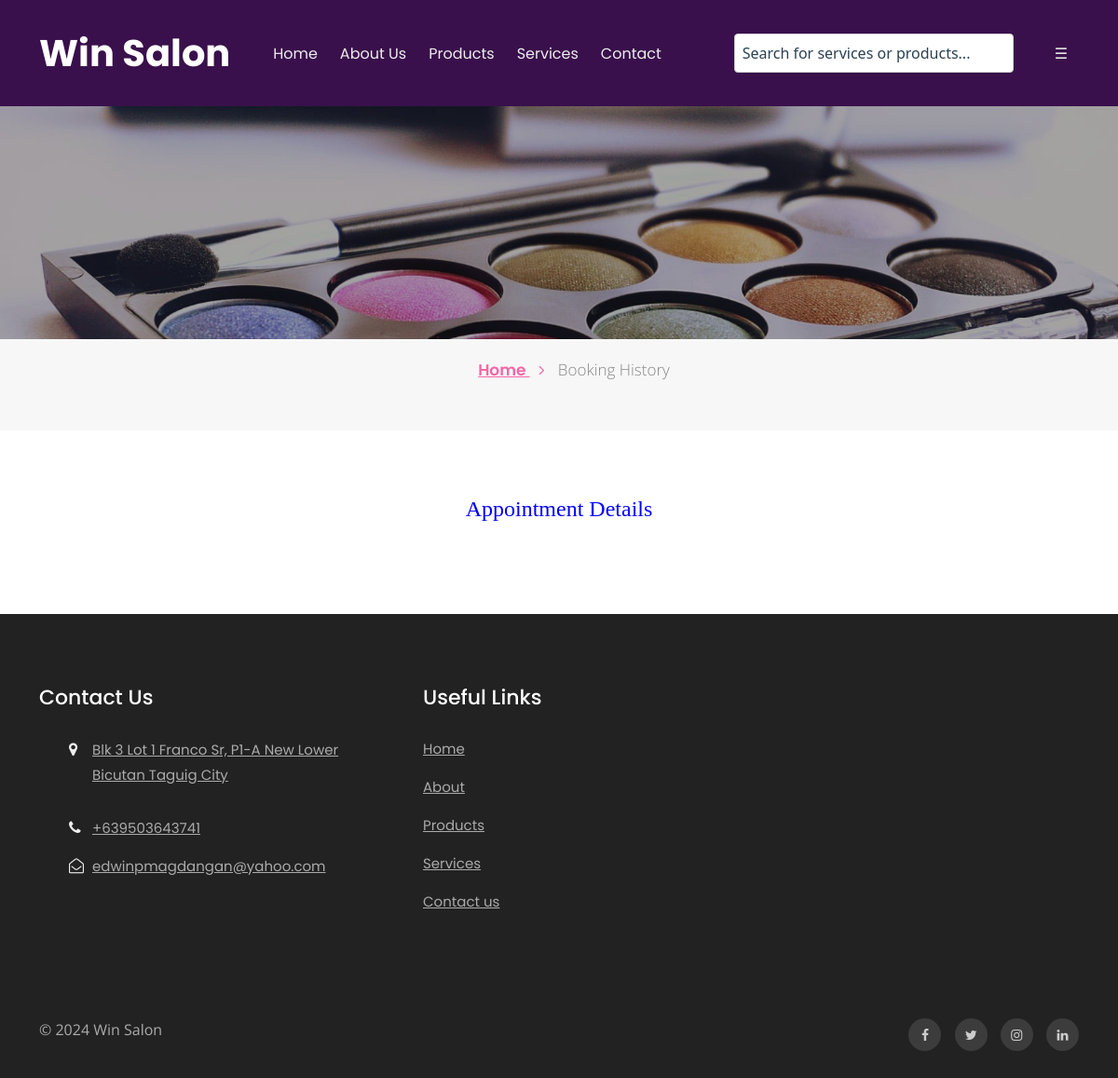
Page /bfs/appointment-detail.php?aptnumber=665159619 (signed in) on the earlier database version.
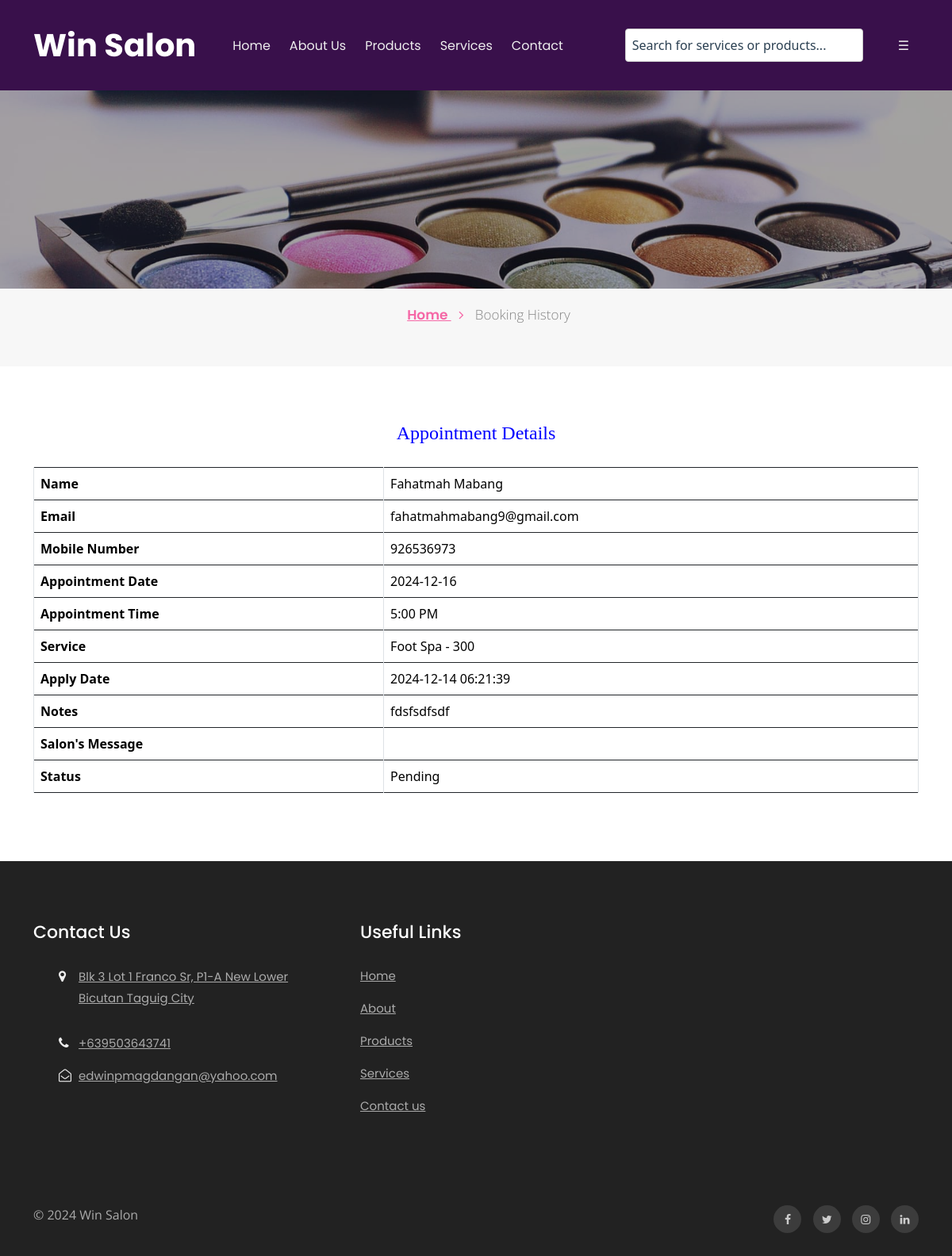
Same page on the later database version.
### tables this page shows
CREATE TABLE `tblpage` (
  `ID` int(10) NOT NULL,
  `PageType` varchar(200) DEFAULT NULL,
  `PageTitle` mediumtext DEFAULT NULL,
  `PageDescription` mediumtext DEFAULT NULL,
  `Email` varchar(200) DEFAULT NULL,
  `MobileNumber` bigint(10) DEFAULT NULL,
  `UpdationDate` date DEFAULT NULL,
  `Timing` varchar(200) NOT NULL
);

CREATE TABLE `tblbook` (
  `ID` int(10) NOT NULL,
  `UserID` int(10) DEFAULT NULL,
  `AptNumber` int(10) DEFAULT NULL,
  `AptDate` date DEFAULT NULL,
  `AptTime` time DEFAULT NULL,
  `Service` varchar(255) NOT NULL,
  `Message` mediumtext DEFAULT NULL,
  `BookingDate` timestamp NULL DEFAULT current_timestamp(),
  `Remark` varchar(250) DEFAULT NULL,
  `Status` varchar(250) DEFAULT NULL,
  `RemarkDate` timestamp NULL DEFAULT NULL ON UPDATE current_timestamp(),
  `Service_Total_Price` decimal(10,2) DEFAULT 0.00,
  `deleted_at` datetime DEFAULT NULL
);

CREATE TABLE `tbluser` (
  `ID` int(10) NOT NULL,
  `FirstName` varchar(120) DEFAULT NULL,
  `LastName` varchar(250) DEFAULT NULL,
  `MobileNumber` bigint(10) DEFAULT NULL,
  `Email` varchar(120) DEFAULT NULL,
  `Password` varchar(120) DEFAULT NULL,
  `account_activation_hash` varchar(64) DEFAULT NULL,
  `RegDate` timestamp NULL DEFAULT current_timestamp()
);

### bfs/appointment-detail.php (the view, shortened to what the changed rows need)
<?php
include('includes/dbconnection.php');
if (strlen($_SESSION['bpmsuid']==0)) {
  header('location:logout.php');
  } else{
  ?>
<!doctype html>
<html lang="en">
  <head>
    <link rel="stylesheet" href="assets/css/style-starter.css">
  </head>
  <body id="home">
<?php include_once('includes/header.php');?>
<section class="w3l-contact-info-main" id="contact">
    <div class="contact-sec	">
        <div class="container">
            <div>
                <div>
                   <div class="table-content table-responsive cart-table-content m-t-30">
                        <?php
                          $cid=$_GET['aptnumber'];
                          $ret=mysqli_query($con,"select tbluser.FirstName,tbluser.LastName,tbluser.Email,tbluser.MobileNumber,tblbook.ID as bid,tblbook.AptNumber,tblbook.AptDate,tblbook.AptTime,tblbook.Service, tblbook.Message,tblbook.BookingDate,tblbook.Remark,tblbook.Status,tblbook.RemarkDate from tblbook join tbluser on tbluser.ID=tblbook.UserID where tblbook.AptNumber='$cid'");
                          while ($row=mysqli_fetch_array($ret)) {
                        ?>
                        <table class="table table-bordered">
                            <tr>
                              <th>Name</th>
                              <td><?php  echo $row['FirstName'];?> <?php  echo $row['LastName'];?></td>
                            </tr>
                          <tr>
                              <th>Email</th>
                              <td><?php  echo $row['Email'];?></td>
                            </tr>
                            <tr>
                              <th>Mobile Number</th>
                              <td><?php  echo $row['MobileNumber'];?></td>
                            </tr>
                            <tr>
                              <th>Appointment Date</th>
                              <td><?php  echo $row['AptDate'];?></td>
                            </tr>
                          <tr>
                              <th>Appointment Time</th>
                              <td><?php echo date("g:i A", strtotime($row['AptTime'])); ?></td>
                            </tr>
                            <tr>
                              <th>Service</th>
                              <td><?php  echo $row['Service'];?></td>
                            </tr>
                            <tr>
                              <th>Apply Date</th>
                              <td><?php  echo $row['BookingDate'];?></td>
                            </tr>
                            <tr>
                              <th>Notes</th>
                              <td><?php  echo $row['Message'];?></td>
                            </tr>
                            <tr>
                              <th>Salon's Message</th>
                              <td><?php  echo $row['Remark'];?></td>
                            </tr>
                          <tr>
                              <th>Status</th>
                              <td> <?php
                          if(empty($row['Status']))
                          {
                            echo "Pending";
                          }
                              ;?></td>
                            </tr>
                        </table><?php } ?>
                    </div> </div>
    </div>
    </div></div>
</section>
<?php include_once('includes/footer.php');?>
</body>
</html><?php } ?>

### bfs/includes/footer.php (shortened to what the changed rows need)
<section class="w3l-footer-29-main">
    <div class="footer-29 py-5">
      <div class="container py-lg-4">
        <div class="row footer-top-29">
          <div class="col-lg-4 col-md-6 col-sm-8 footer-list-29 footer-1">
            <ul>
              <?php
$ret=mysqli_query($con,"select * from tblpage where PageType='contactus' ");
while ($row=mysqli_fetch_array($ret)) {
?>
              <li>
                <span class="fa fa-map-marker"></span>
                <p>
                  <a href="https://www.google.com/maps?q=Win Salon, Taguig City"
                    target="_blank"
                    rel="noopener noreferrer">
                    Blk 3 Lot 1 Franco Sr, P1-A New Lower Bicutan Taguig City
                  </a>
                </p>
              </li>
              <li><span class="fa fa-phone"></span><a href="tel:09503643741">+63<?php echo $row['MobileNumber'];?></a></li>
              <li><span class="fa fa-envelope-open-o"></span><a href="mailto:edwinpmagdangan@yahoo.com" class="mail">
                  <?php  echo $row['Email'];?></a></li><?php } ?>
            </ul>
          </div>
        </div>
      </div>
    </div>
  </section>

Differences in the rows shown:
added tblbook: UserID.FirstName "Fahatmah", UserID.LastName "Mabang", UserID.Email "fahatmahmabang9@gmail.com", UserID.MobileNumber "926536973", AptDate "2024-12-16", AptTime "5:00 PM", Service "Foot Spa - 300", BookingDate "2024-12-14 06:21:39", Message "fdsfsdfsdf", shows "Pending"
